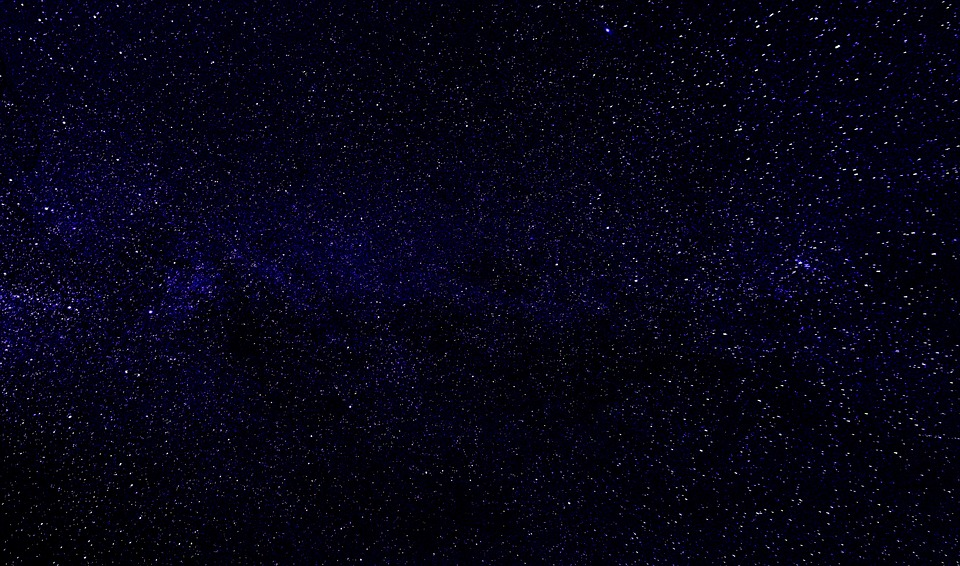
#> input picture Color_identification/milky_way.jpg, 960 x 566 px
$ jupyter execute Count_stars.ipynb   (older library calls are emulated)
#> lines starting #> are read from the running program, lines starting #| are printed output that depends on the picture
https://www.analyticsvidhya.com/blog/2014/12/image-processing-python-basics/

[cell 1]
import matplotlib.pyplot as plt

[cell 2]
from skimage import data
from skimage.feature import blob_dog, blob_log, blob_doh
from skimage.color import rgb2gray
import glob
from skimage.io import imread

[cell 3]
from math import sqrt

[cell 4]
image_file = glob.glob('milky_way.jpg')[0]

[cell 5]
im = imread(image_file, as_grey=True)
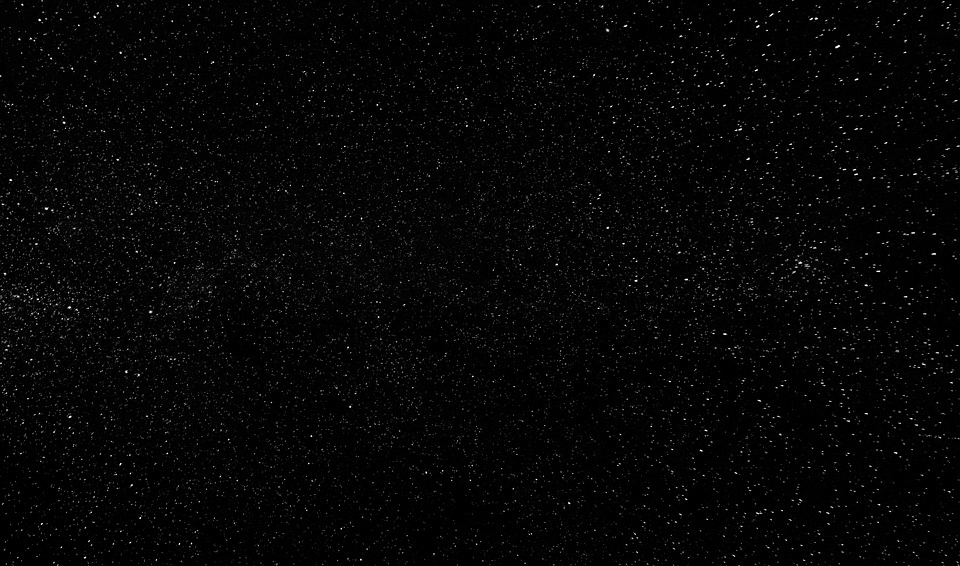
#> im: shape (566, 960) float64; min 0, max 1, mean 0.0243
plt.imshow(im, cmap='gray')
plt.show()

[cell 6]
blobs_log = blob_log(im, max_sigma=30, num_sigma=10, threshold=.1)
# compute radii in the third column
blobs_log[:, 2] = blobs_log[:, 2]*sqrt(2)
numrows = len(blobs_log)
#> numrows = 4359

[cell 7]
print('Number of stars identified:', numrows)
#| Number of stars identified: 4359

[cell 8]
fig, ax = plt.subplots(1, 1)
plt.imshow(im, cmap='gray')
for blob in blobs_log:
    y, x, r = blob
    c = plt.Circle((x, y), r+1, color='lime', linewidth=2, fill=False)
    ax.add_patch(c)
#> this loop made 4359 passes
#> (blob, y, x) on passes 1 to 3: ([307, 69, 1.41], 307, 69), ([208, 46, 1.41], 208, 46), ([18, 816, 1.41], 18, 816)
plt.show()
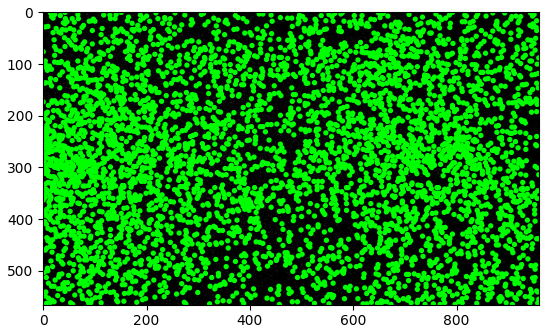
#> figure drawn by matplotlib, 1 panel
